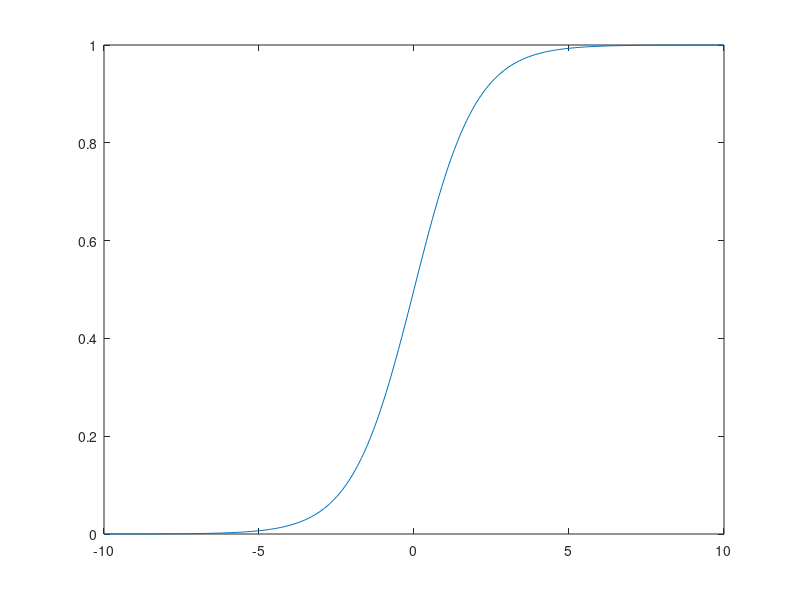

MATLAB code to generate this figure: (Note: this script raises an error after producing the figure.)
function main
clear;clc;
addpath('../common');
rng(1);
%%
plot_sigmoid = false;
plot_sigmoid = true;
if plot_sigmoid
    x = -10:0.1:10;
    plot(x,sigmoid(x));
end

%%
binary_digits = true;
[train,test] = ex1_load_mnist(binary_digits);
save('mnist.mat','train','test');
n_train = size(train.X,2);
n_test = size(test.X,2);
d = size(train.X,1);
train.X = [ones(1,n_train);train.X];
test.X = [ones(1,n_test);test.X];

w = zeros(d+1,1);

%%
% check_grad = true;
check_grad = false;
if check_grad

    wTest = w;
    X = train.X(:,1:10);
    y = train.y(1:10);
   
    fprintf('Testing gradient using forward-differencing...\n');
    order = 1;
    derivativeCheck(@logistic_regression,wTest,order,1,X,y);
    
    fprintf('Testing gradient using central-differencing...\n');
    derivativeCheck(@logistic_regression,wTest,order,2,X,y);
    
    fprintf('Testing gradient using complex-step derivative...\n');
    derivativeCheck(@logistic_regression,wTest,order,3,X,y);
    
    fprintf('\n\n\n');
end

options = struct('MaxIter', 200);
[w, ~, ~, output] = minFunc(@logistic_regression, w, options, train.X, train.y);
plot(output.trace.fval);

%%
y_train = sigmoid(w'*train.X);
idx = y_train > 0.5;
y_train(idx) = 1;
y_train(~idx) = 0;
acc_train = mean(y_train == train.y);
y_test = sigmoid(w'*test.X);
idx = y_test > 0.5;
y_test(idx) = 1;
y_test(~idx) = 0;
acc_test = mean(y_test == test.y);

fprintf('Training accuracy %f\n', acc_train);
fprintf('Testing accuracy %f\n', acc_test);
end

function h = sigmoid(z)
h = 1./(1+exp(-z));
end

function [f,g] = logistic_regression(w,X,y)

f = -sum(y.*log(sigmoid(w'*X)) + (1-y).*log(1-sigmoid(w'*X)));
g = X*(sigmoid(w'*X)-y)';

end